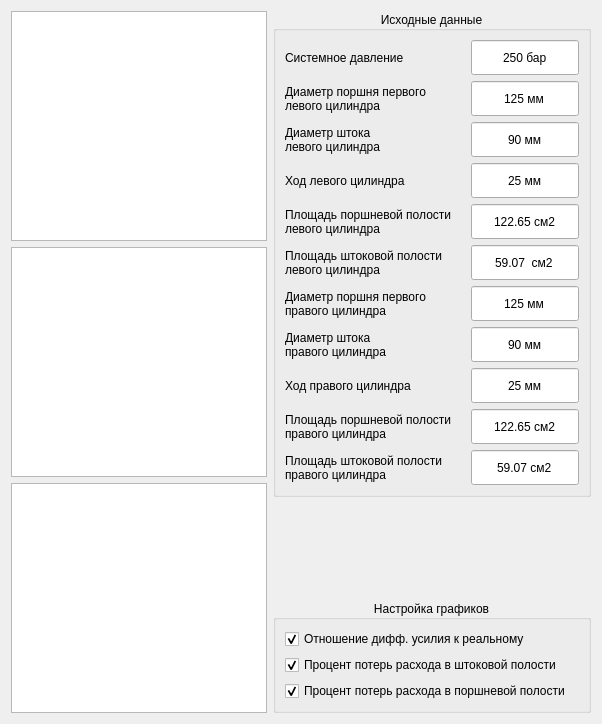
      <widget class="QWidget" name="tab_7">
       <attribute name="title">
        <string>Расчет характеристик</string>
       </attribute>
       <layout class="QHBoxLayout" name="horizontalLayout_3">
        <item>
         <layout class="QVBoxLayout" name="verticalLayout_5">
          <item>
           <widget class="QChartView" name="tab_calc_gv_diff_force">
            <property name="minimumSize">
             <size>
              <width>230</width>
              <height>230</height>
             </size>
            </property>
           </widget>
          </item>
          <item>
           <widget class="QChartView" name="tab_calc_gv_stock_loss">
            <property name="minimumSize">
             <size>
              <width>230</width>
              <height>230</height>
             </size>
            </property>
           </widget>
          </item>
          <item>
           <widget class="QChartView" name="tab_calc_gv_piston_loss">
            <property name="minimumSize">
             <size>
              <width>230</width>
              <height>230</height>
             </size>
            </property>
           </widget>
          </item>
         </layout>
        </item>
        <item>
         <layout class="QVBoxLayout" name="verticalLayout_6">
          <item>
           <widget class="QGroupBox" name="groupBox_3">
            <property name="title">
             <string>Исходные данные</string>
            </property>
            <property name="alignment">
             <set>Qt::AlignCenter</set>
            </property>
            <property name="flat">
             <bool>false</bool>
            </property>
            <layout class="QFormLayout" name="formLayout">
             <item row="0" column="0">
              <widget class="QLabel" name="label_5">
               <property name="sizePolicy">
                <sizepolicy hsizetype="Minimum" vsizetype="Minimum">
                 <horstretch>0</horstretch>
                 <verstretch>0</verstretch>
                </sizepolicy>
               </property>
               <property name="minimumSize">
                <size>
                 <width>180</width>
                 <height>35</height>
                </size>
               </property>
               <property name="text">
                <string>Системное давление</string>
               </property>
               <property name="alignment">
                <set>Qt::AlignLeading|Qt::AlignLeft|Qt::AlignVCenter</set>
               </property>
              </widget>
             </item>
             <item row="0" column="1">
              <widget class="QLineEdit" name="lineEdit">
               <property name="sizePolicy">
                <sizepolicy hsizetype="Minimum" vsizetype="Minimum">
                 <horstretch>0</horstretch>
                 <verstretch>0</verstretch>
                </sizepolicy>
               </property>
               <property name="minimumSize">
                <size>
                 <width>60</width>
                 <height>25</height>
                </size>
               </property>
               <property name="autoFillBackground">
                <bool>false</bool>
               </property>
               <property name="text">
                <string>250 бар</string>
               </property>
               <property name="alignment">
                <set>Qt::AlignCenter</set>
               </property>
               <property name="readOnly">
                <bool>true</bool>
               </property>
              </widget>
             </item>
             <item row="1" column="0">
              <widget class="QLabel" name="label">
               <property name="sizePolicy">
                <sizepolicy hsizetype="Minimum" vsizetype="Minimum">
                 <horstretch>0</horstretch>
                 <verstretch>0</verstretch>
                </sizepolicy>
               </property>
               <property name="minimumSize">
                <size>
                 <width>180</width>
                 <height>35</height>
                </size>
               </property>
               <property name="text">
                <string>Диаметр поршня первого
левого цилиндра</string>
               </property>
               <property name="alignment">
                <set>Qt::AlignLeading|Qt::AlignLeft|Qt::AlignVCenter</set>
               </property>
              </widget>
             </item>
             <item row="1" column="1">
              <widget class="QLineEdit" name="lineEdit_2">
               <property name="sizePolicy">
                <sizepolicy hsizetype="Minimum" vsizetype="Minimum">
                 <horstretch>0</horstretch>
                 <verstretch>0</verstretch>
                </sizepolicy>
               </property>
               <property name="minimumSize">
                <size>
                 <width>60</width>
                 <height>25</height>
                </size>
               </property>
               <property name="autoFillBackground">
                <bool>false</bool>
               </property>
               <property name="text">
                <string>125 мм</string>
               </property>
               <property name="alignment">
                <set>Qt::AlignCenter</set>
               </property>
               <property name="readOnly">
                <bool>true</bool>
               </property>
              </widget>
             </item>
             <item row="2" column="0">
              <widget class="QLabel" name="label_3">
               <property name="sizePolicy">
                <sizepolicy hsizetype="Minimum" vsizetype="Minimum">
                 <horstretch>0</horstretch>
                 <verstretch>0</verstretch>
                </sizepolicy>
               </property>
               <property name="minimumSize">
                <size>
                 <width>180</width>
                 <height>35</height>
                </size>
               </property>
               <property name="text">
                <string>Диаметр штока
левого цилиндра</string>
               </property>
               <property name="alignment">
                <set>Qt::AlignLeading|Qt::AlignLeft|Qt::AlignVCenter</set>
               </property>
              </widget>
             </item>
             <item row="2" column="1">
              <widget class="QLineEdit" name="lineEdit_3">
               <property name="sizePolicy">
                <sizepolicy hsizetype="Minimum" vsizetype="Minimum">
                 <horstretch>0</horstretch>
                 <verstretch>0</verstretch>
                </sizepolicy>
               </property>
               <property name="minimumSize">
                <size>
                 <width>60</width>
                 <height>25</height>
                </size>
               </property>
               <property name="autoFillBackground">
                <bool>false</bool>
               </property>
               <property name="text">
                <string>90 мм</string>
               </property>
               <property name="alignment">
                <set>Qt::AlignCenter</set>
               </property>
               <property name="readOnly">
                <bool>true</bool>
               </property>
              </widget>
             </item>
             <item row="3" column="0">
              <widget class="QLabel" name="label_6">
               <property name="sizePolicy">
                <sizepolicy hsizetype="Minimum" vsizetype="Minimum">
                 <horstretch>0</horstretch>
                 <verstretch>0</verstretch>
                </sizepolicy>
               </property>
               <property name="minimumSize">
                <size>
                 <width>180</width>
                 <height>35</height>
                </size>
               </property>
               <property name="text">
                <string>Ход левого цилиндра</string>
               </property>
               <property name="alignment">
                <set>Qt::AlignLeading|Qt::AlignLeft|Qt::AlignVCenter</set>
               </property>
              </widget>
             </item>
             <item row="3" column="1">
              <widget class="QLineEdit" name="lineEdit_4">
               <property name="sizePolicy">
                <sizepolicy hsizetype="Minimum" vsizetype="Minimum">
                 <horstretch>0</horstretch>
                 <verstretch>0</verstretch>
                </sizepolicy>
               </property>
               <property name="minimumSize">
                <size>
                 <width>60</width>
                 <height>25</height>
                </size>
               </property>
               <property name="autoFillBackground">
                <bool>false</bool>
               </property>
               <property name="text">
                <string>25 мм</string>
               </property>
               <property name="alignment">
                <set>Qt::AlignCenter</set>
               </property>
               <property name="readOnly">
                <bool>true</bool>
               </property>
              </widget>
             </item>
             <item row="4" column="0">
              <widget class="QLabel" name="label_7">
               <property name="sizePolicy">
                <sizepolicy hsizetype="Minimum" vsizetype="Minimum">
                 <horstretch>0</horstretch>
                 <verstretch>0</verstretch>
                </sizepolicy>
               </property>
               <property name="minimumSize">
                <size>
                 <width>180</width>
                 <height>35</height>
                </size>
               </property>
               <property name="text">
                <string>Площадь поршневой полости
левого цилиндра</string>
               </property>
               <property name="alignment">
                <set>Qt::AlignLeading|Qt::AlignLeft|Qt::AlignVCenter</set>
               </property>
              </widget>
             </item>
             <item row="4" column="1">
              <widget class="QLineEdit" name="lineEdit_6">
               <property name="sizePolicy">
                <sizepolicy hsizetype="Minimum" vsizetype="Minimum">
                 <horstretch>0</horstretch>
                 <verstretch>0</verstretch>
                </sizepolicy>
               </property>
               <property name="minimumSize">
                <size>
                 <width>60</width>
                 <height>25</height>
                </size>
               </property>
               <property name="autoFillBackground">
                <bool>false</bool>
               </property>
               <property name="text">
                <string>122.65 см2</string>
               </property>
               <property name="alignment">
                <set>Qt::AlignCenter</set>
               </property>
               <property name="readOnly">
                <bool>true</bool>
               </property>
              </widget>
             </item>
             <item row="5" column="0">
              <widget class="QLabel" name="label_15">
               <property name="sizePolicy">
                <sizepolicy hsizetype="Minimum" vsizetype="Minimum">
                 <horstretch>0</horstretch>
                 <verstretch>0</verstretch>
                </sizepolicy>
               </property>
               <property name="minimumSize">
                <size>
                 <width>180</width>
                 <height>35</height>
                </size>
               </property>
               <property name="text">
                <string>Площадь штоковой полости
левого цилиндра</string>
               </property>
               <property name="alignment">
                <set>Qt::AlignLeading|Qt::AlignLeft|Qt::AlignVCenter</set>
               </property>
              </widget>
             </item>
             <item row="5" column="1">
              <widget class="QLineEdit" name="lineEdit_5">
               <property name="sizePolicy">
                <sizepolicy hsizetype="Minimum" vsizetype="Minimum">
                 <horstretch>0</horstretch>
                 <verstretch>0</verstretch>
                </sizepolicy>
               </property>
               <property name="minimumSize">
                <size>
                 <width>60</width>
                 <height>25</height>
                </size>
               </property>
               <property name="autoFillBackground">
                <bool>false</bool>
               </property>
               <property name="text">
                <string>59.07  см2</string>
               </property>
               <property name="alignment">
                <set>Qt::AlignCenter</set>
               </property>
               <property name="readOnly">
                <bool>true</bool>
               </property>
              </widget>
             </item>
             <item row="6" column="0">
              <widget class="QLabel" name="label_2">
               <property name="sizePolicy">
                <sizepolicy hsizetype="Minimum" vsizetype="Minimum">
                 <horstretch>0</horstretch>
                 <verstretch>0</verstretch>
                </sizepolicy>
               </property>
               <property name="minimumSize">
                <size>
                 <width>180</width>
                 <height>35</height>
                </size>
               </property>
               <property name="text">
                <string>Диаметр поршня первого
правого цилиндра</string>
               </property>
               <property name="alignment">
                <set>Qt::AlignLeading|Qt::AlignLeft|Qt::AlignVCenter</set>
               </property>
              </widget>
             </item>
             <item row="6" column="1">
              <widget class="QLineEdit" name="lineEdit_8">
               <property name="sizePolicy">
                <sizepolicy hsizetype="Minimum" vsizetype="Minimum">
                 <horstretch>0</horstretch>
                 <verstretch>0</verstretch>
                </sizepolicy>
               </property>
               <property name="minimumSize">
                <size>
                 <width>60</width>
                 <height>25</height>
                </size>
               </property>
               <property name="autoFillBackground">
                <bool>false</bool>
               </property>
               <property name="text">
                <string>125 мм</string>
               </property>
               <property name="alignment">
                <set>Qt::AlignCenter</set>
               </property>
               <property name="readOnly">
                <bool>true</bool>
               </property>
              </widget>
             </item>
             <item row="7" column="0">
              <widget class="QLabel" name="label_4">
               <property name="sizePolicy">
                <sizepolicy hsizetype="Minimum" vsizetype="Minimum">
                 <horstretch>0</horstretch>
                 <verstretch>0</verstretch>
                </sizepolicy>
               </property>
               <property name="minimumSize">
                <size>
                 <width>180</width>
                 <height>35</height>
                </size>
               </property>
               <property name="text">
                <string>Диаметр штока
правого цилиндра</string>
               </property>
               <property name="alignment">
                <set>Qt::AlignLeading|Qt::AlignLeft|Qt::AlignVCenter</set>
               </property>
              </widget>
             </item>
             <item row="7" column="1">
              <widget class="QLineEdit" name="lineEdit_7">
               <property name="sizePolicy">
                <sizepolicy hsizetype="Minimum" vsizetype="Minimum">
                 <horstretch>0</horstretch>
                 <verstretch>0</verstretch>
                </sizepolicy>
               </property>
               <property name="minimumSize">
                <size>
                 <width>60</width>
                 <height>25</height>
                </size>
               </property>
               <property name="autoFillBackground">
                <bool>false</bool>
               </property>
               <property name="text">
                <string>90 мм</string>
               </property>
               <property name="alignment">
                <set>Qt::AlignCenter</set>
               </property>
               <property name="readOnly">
                <bool>true</bool>
               </property>
              </widget>
             </item>
             <item row="8" column="0">
              <widget class="QLabel" name="label_8">
               <property name="sizePolicy">
                <sizepolicy hsizetype="Minimum" vsizetype="Minimum">
                 <horstretch>0</horstretch>
                 <verstretch>0</verstretch>
                </sizepolicy>
               </property>
               <property name="minimumSize">
                <size>
                 <width>180</width>
                 <height>35</height>
                </size>
               </property>
               <property name="text">
                <string>Ход правого цилиндра</string>
               </property>
               <property name="alignment">
                <set>Qt::AlignLeading|Qt::AlignLeft|Qt::AlignVCenter</set>
               </property>
              </widget>
             </item>
             <item row="8" column="1">
              <widget class="QLineEdit" name="lineEdit_11">
               <property name="sizePolicy">
                <sizepolicy hsizetype="Minimum" vsizetype="Minimum">
                 <horstretch>0</horstretch>
                 <verstretch>0</verstretch>
                </sizepolicy>
               </property>
               <property name="minimumSize">
                <size>
                 <width>60</width>
                 <height>25</height>
                </size>
               </property>
               <property name="autoFillBackground">
                <bool>false</bool>
               </property>
               <property name="text">
                <string>25 мм</string>
               </property>
               <property name="alignment">
                <set>Qt::AlignCenter</set>
               </property>
               <property name="readOnly">
                <bool>true</bool>
               </property>
              </widget>
             </item>
             <item row="9" column="0">
              <widget class="QLabel" name="label_9">
               <property name="sizePolicy">
                <sizepolicy hsizetype="Minimum" vsizetype="Minimum">
                 <horstretch>0</horstretch>
                 <verstretch>0</verstretch>
                </sizepolicy>
               </property>
               <property name="minimumSize">
                <size>
                 <width>180</width>
                 <height>35</height>
                </size>
               </property>
               <property name="text">
                <string>Площадь поршневой полости
правого цилиндра</string>
               </property>
               <property name="alignment">
                <set>Qt::AlignLeading|Qt::AlignLeft|Qt::AlignVCenter</set>
               </property>
              </widget>
             </item>
             <item row="9" column="1">
              <widget class="QLineEdit" name="lineEdit_9">
               <property name="sizePolicy">
                <sizepolicy hsizetype="Minimum" vsizetype="Minimum">
                 <horstretch>0</horstretch>
                 <verstretch>0</verstretch>
                </sizepolicy>
               </property>
               <property name="minimumSize">
                <size>
                 <width>60</width>
                 <height>25</height>
                </size>
               </property>
               <property name="autoFillBackground">
                <bool>false</bool>
               </property>
               <property name="text">
                <string>122.65 см2</string>
               </property>
               <property name="alignment">
                <set>Qt::AlignCenter</set>
               </property>
               <property name="readOnly">
                <bool>true</bool>
               </property>
              </widget>
             </item>
             <item row="10" column="0">
              <widget class="QLabel" name="label_16">
               <property name="sizePolicy">
                <sizepolicy hsizetype="Minimum" vsizetype="Minimum">
                 <horstretch>0</horstretch>
                 <verstretch>0</verstretch>
                </sizepolicy>
               </property>
               <property name="minimumSize">
                <size>
                 <width>180</width>
                 <height>35</height>
                </size>
               </property>
               <property name="text">
                <string>Площадь штоковой полости
правого цилиндра</string>
               </property>
               <property name="alignment">
                <set>Qt::AlignLeading|Qt::AlignLeft|Qt::AlignVCenter</set>
               </property>
              </widget>
             </item>
             <item row="10" column="1">
              <widget class="QLineEdit" name="lineEdit_10">
               <property name="sizePolicy">
                <sizepolicy hsizetype="Minimum" vsizetype="Minimum">
                 <horstretch>0</horstretch>
                 <verstretch>0</verstretch>
                </sizepolicy>
               </property>
               <property name="minimumSize">
                <size>
                 <width>60</width>
                 <height>25</height>
                </size>
               </property>
               <property name="autoFillBackground">
                <bool>false</bool>
               </property>
               <property name="text">
                <string>59.07 см2</string>
               </property>
               <property name="alignment">
                <set>Qt::AlignCenter</set>
               </property>
               <property name="readOnly">
                <bool>true</bool>
               </property>
              </widget>
             </item>
            </layout>
           </widget>
          </item>
          <item>
           <spacer name="verticalSpacer_2">
            <property name="orientation">
             <enum>Qt::Vertical</enum>
            </property>
            <property name="sizeType">
             <enum>QSizePolicy::Expanding</enum>
            </property>
            <property name="sizeHint" stdset="0">
             <size>
              <width>20</width>
              <height>60</height>
             </size>
            </property>
           </spacer>
          </item>
          <item>
           <widget class="QGroupBox" name="groupBox_4">
            <property name="title">
             <string>Настройка графиков</string>
            </property>
            <property name="alignment">
             <set>Qt::AlignCenter</set>
            </property>
            <layout class="QVBoxLayout" name="verticalLayout_4">
             <item>
              <widget class="QCheckBox" name="cb_calc_tab_diff_force">
               <property name="text">
                <string>Отношение дифф. усилия к реальному</string>
               </property>
               <property name="checked">
                <bool>true</bool>
               </property>
              </widget>
             </item>
             <item>
              <widget class="QCheckBox" name="cb_calc_tab_stock_loss">
               <property name="text">
                <string>Процент потерь расхода в штоковой полости</string>
               </property>
               <property name="checked">
                <bool>true</bool>
               </property>
              </widget>
             </item>
             <item>
              <widget class="QCheckBox" name="cb_calc_tab_piston_loss">
               <property name="text">
                <string>Процент потерь расхода в поршневой полости</string>
               </property>
               <property name="checked">
                <bool>true</bool>
               </property>
              </widget>
             </item>
            </layout>
           </widget>
          </item>
         </layout>
        </item>
       </layout>
      </widget>
